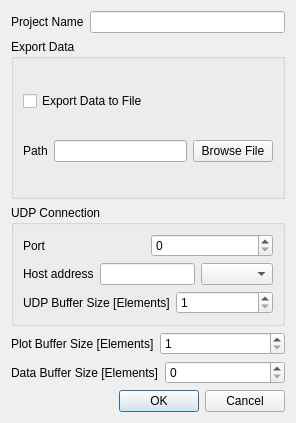
<?xml version="1.0" encoding="UTF-8"?>
<ui version="4.0">
 <class>SettingsDialog</class>
 <widget class="QDialog" name="SettingsDialog">
  <property name="geometry">
   <rect>
    <x>0</x>
    <y>0</y>
    <width>296</width>
    <height>423</height>
   </rect>
  </property>
  <property name="windowTitle">
   <string>Dialog</string>
  </property>
  <layout class="QVBoxLayout" name="verticalLayout_6">
   <item>
    <layout class="QHBoxLayout" name="horizontalLayout_5">
     <item>
      <widget class="QLabel" name="label_5">
       <property name="text">
        <string>Project Name</string>
       </property>
      </widget>
     </item>
     <item>
      <widget class="QLineEdit" name="txt_project_name"/>
     </item>
    </layout>
   </item>
   <item>
    <widget class="QGroupBox" name="groupBox_2">
     <property name="title">
      <string>Export Data</string>
     </property>
     <layout class="QVBoxLayout" name="verticalLayout_5">
      <item>
       <widget class="QCheckBox" name="checkbox_export_data">
        <property name="text">
         <string>Export Data to File</string>
        </property>
       </widget>
      </item>
      <item>
       <layout class="QHBoxLayout" name="horizontalLayout_7">
        <item>
         <widget class="QLabel" name="label_7">
          <property name="text">
           <string>Path</string>
          </property>
         </widget>
        </item>
        <item>
         <widget class="QLineEdit" name="txt_export_path"/>
        </item>
        <item>
         <widget class="QPushButton" name="btn_browse_export_file">
          <property name="text">
           <string>Browse File</string>
          </property>
         </widget>
        </item>
       </layout>
      </item>
     </layout>
    </widget>
   </item>
   <item>
    <layout class="QVBoxLayout" name="verticalLayout_4">
     <item>
      <widget class="QGroupBox" name="groupBox">
       <property name="title">
        <string>UDP Connection</string>
       </property>
       <layout class="QVBoxLayout" name="verticalLayout_2">
        <item>
         <layout class="QVBoxLayout" name="verticalLayout">
          <item>
           <layout class="QHBoxLayout" name="horizontalLayout">
            <item>
             <widget class="QLabel" name="label_3">
              <property name="text">
               <string>Port</string>
              </property>
             </widget>
            </item>
            <item>
             <widget class="QDoubleSpinBox" name="spinbox_port">
              <property name="decimals">
               <number>0</number>
              </property>
              <property name="maximum">
               <double>60000.000000000000000</double>
              </property>
             </widget>
            </item>
           </layout>
          </item>
          <item>
           <layout class="QHBoxLayout" name="horizontalLayout_2">
            <item>
             <widget class="QLabel" name="label_4">
              <property name="text">
               <string>Host address</string>
              </property>
             </widget>
            </item>
            <item>
             <widget class="QLineEdit" name="txt_hostaddress"/>
            </item>
            <item>
             <widget class="QComboBox" name="combo_hostname"/>
            </item>
           </layout>
          </item>
         </layout>
        </item>
        <item>
         <layout class="QHBoxLayout" name="horizontalLayout_4">
          <item>
           <widget class="QLabel" name="label_2">
            <property name="text">
             <string>UDP Buffer Size [Elements]</string>
            </property>
           </widget>
          </item>
          <item>
           <widget class="QDoubleSpinBox" name="spinbox_udp_buffer">
            <property name="decimals">
             <number>0</number>
            </property>
            <property name="minimum">
             <double>1.000000000000000</double>
            </property>
           </widget>
          </item>
         </layout>
        </item>
       </layout>
      </widget>
     </item>
     <item>
      <layout class="QVBoxLayout" name="verticalLayout_3">
       <item>
        <layout class="QHBoxLayout" name="horizontalLayout_3">
         <item>
          <widget class="QLabel" name="label">
           <property name="text">
            <string>Plot Buffer Size [Elements]</string>
           </property>
          </widget>
         </item>
         <item>
          <widget class="QDoubleSpinBox" name="spinbox_plot_buffer">
           <property name="decimals">
            <number>0</number>
           </property>
           <property name="minimum">
            <double>1.000000000000000</double>
           </property>
          </widget>
         </item>
        </layout>
       </item>
      </layout>
     </item>
     <item>
      <layout class="QHBoxLayout" name="horizontalLayout_6">
       <item>
        <widget class="QLabel" name="label_6">
         <property name="text">
          <string>Data Buffer Size [Elements]</string>
         </property>
        </widget>
       </item>
       <item>
        <widget class="QDoubleSpinBox" name="spinbox_data_buffersize">
         <property name="decimals">
          <number>0</number>
         </property>
        </widget>
       </item>
      </layout>
     </item>
    </layout>
   </item>
   <item>
    <widget class="QDialogButtonBox" name="buttonBox">
     <property name="orientation">
      <enum>Qt::Horizontal</enum>
     </property>
     <property name="standardButtons">
      <set>QDialogButtonBox::Cancel|QDialogButtonBox::Ok</set>
     </property>
    </widget>
   </item>
  </layout>
 </widget>
 <resources/>
 <connections>
  <connection>
   <sender>buttonBox</sender>
   <signal>accepted()</signal>
   <receiver>SettingsDialog</receiver>
   <slot>accept()</slot>
   <hints>
    <hint type="sourcelabel">
     <x>248</x>
     <y>254</y>
    </hint>
    <hint type="destinationlabel">
     <x>157</x>
     <y>274</y>
    </hint>
   </hints>
  </connection>
  <connection>
   <sender>buttonBox</sender>
   <signal>rejected()</signal>
   <receiver>SettingsDialog</receiver>
   <slot>reject()</slot>
   <hints>
    <hint type="sourcelabel">
     <x>316</x>
     <y>260</y>
    </hint>
    <hint type="destinationlabel">
     <x>286</x>
     <y>274</y>
    </hint>
   </hints>
  </connection>
 </connections>
</ui>
